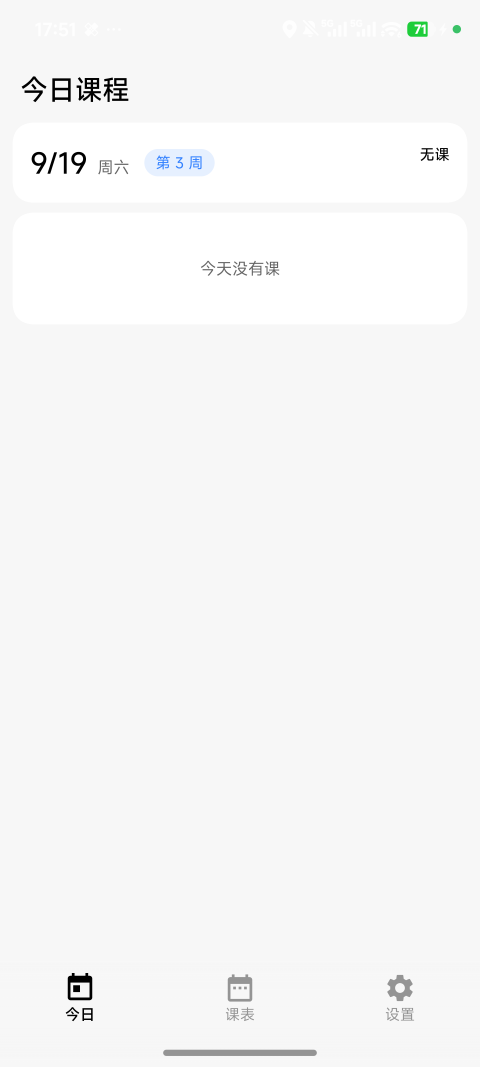
#> input picture History/screenshots/s1.png, 1440 x 3200 px, found by its file name (shown at 1/3 size); the run also reads 1 picture not shown here
$ python verify_blur.py
#> lines starting #> are read from the running program, lines starting #| are printed output that depends on the picture
"""底栏模糊验证：比较「底栏内的内容」与「同一内容滚出底栏后」的结构相关性。

思路（无需改动 App）：
  1. 在设置页截图 s1；
  2. 纵向滚动一段后再截 s2，s1 中位于底栏内的内容会滚到屏幕上方（变为清晰）；
  3. 用互相关求两次截图的垂直位移 sh；
  4. 取 s1 底栏区域内、且**避开三个导航图标/文字**的像素区，
     与 s2 中同一内容的清晰版本逐行去均值后求相关系数 r。

判据：
  r > 0.6  → 形状保留，说明没被模糊（只是半透明）
  r < 0.30 → 结构被抹平，说明真实高斯模糊已生效
  同时用 std 比值估算透过率，应接近 (1 - alpha)。
"""
import sys
import numpy as np
from PIL import Image

s1_path = sys.argv[1] if len(sys.argv) > 1 else "s1.png"
s2_path = sys.argv[2] if len(sys.argv) > 2 else "s2.png"

s1 = np.asarray(Image.open(s1_path).convert("RGB")).astype(np.float32)
s2 = np.asarray(Image.open(s2_path).convert("RGB")).astype(np.float32)
H, W, _ = s1.shape
#> H = 3200; W = 1440

# 底栏容器实际 bounds（本机 1440x3200，底栏 2885..3200）
BAR_Y0, BAR_Y1 = 2895, 3110
# 避开三个 NavigationBarItem 的图标与文字所在 x 区间（150-330 / 630-810 / 1110-1290）
X_RANGES = [(350, 610), (820, 1095)]


def row_hf(a):
    """逐行水平高频能量，用于求位移。"""
    reg = a[:, 350:610].mean(axis=2)
    return np.abs(np.diff(reg, axis=1)).mean(axis=1)


def find_shift(p1, p2, lo=500, hi=2700, max_shift=700):
    best_sh, best_c = 0, -9.0
    for sh in range(0, max_shift):
        a = p1[lo:hi]
        b = p2[lo - sh: hi - sh]
        n = min(len(a), len(b))
        if n < 500:
            continue
        c = np.corrcoef(a[:n], b[:n])[0, 1]
        if c > best_c:
            best_sh, best_c = sh, c
    return best_sh, best_c


p1, p2 = row_hf(s1), row_hf(s2)
#> in row_hf, `reg = a[:, 350:610].mean(axis=2)`:
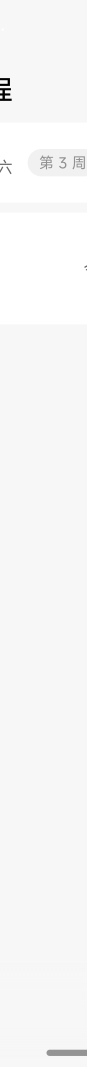
#> reg: shape (3200, 260) float32 (shown at 1/3 size); min 0, max 255, mean 247.3
#> p1 = 3200 values, max 8.34 at index 500, min 0 at index 0, mean 0.13; p2 has the same summary as p1
sh, conf = find_shift(p1, p2)
#> the loop in find_shift, `for sh in range(0, max_shift):` made 700 passes
#> (c, best_sh, best_c) on pass 1: (1, 0, 1)
#> c on passes 2 to 7: 0.987, 0.965, 0.942, 0.912, 0.877, 0.847
#> after the loop in find_shift, `for sh in range(0, max_shift):`: best_c = 1; best_sh = 0
#> sh = 0; conf = 1
print(f"垂直位移 sh = {sh}px   (相关系数 {conf:.3f})")
#| 垂直位移 sh = 0px   (相关系数 1.000)
if conf < 0.9:
    print("!! 位移匹配不可靠，结果仅供参考")

bar = s1[BAR_Y0:BAR_Y1, :, :].mean(axis=2)          # 底栏内
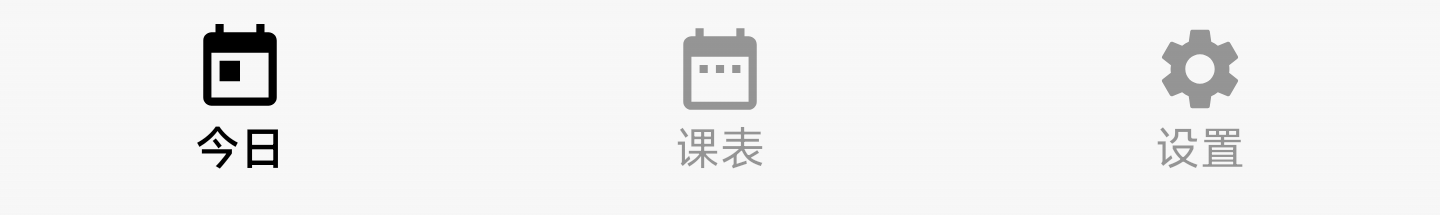
#> bar: shape (215, 1440) float32; min 0, max 248, mean 240.7
clear = s2[BAR_Y0 - sh:BAR_Y1 - sh, :, :].mean(axis=2)  # 同一内容，已滚出底栏

def rowdem(e):
    return e - e.mean(axis=1, keepdims=True)

def hf(e):
    return np.abs(np.diff(e, axis=1)).mean()

all_a, all_b = [], []
for x0, x1 in X_RANGES:
    a = rowdem(bar[:, x0:x1])
    b = rowdem(clear[:, x0:x1])
    all_a.append(a.ravel())
    all_b.append(b.ravel())
    r = np.corrcoef(a.ravel(), b.ravel())[0, 1]
    ratio = hf(a) / hf(b) if hf(b) > 0 else 0
    print(f"  x[{x0},{x1})  r={r:+.3f}   hf比={ratio:.3f}")
#> this loop made 2 passes
#> (r, ratio) on passes 1 to 2: (1, 1), (1, 1)
#|   x[350,610)  r=+1.000   hf比=1.000
#|   x[820,1095)  r=+1.000   hf比=1.000
#> pass 1, `a = rowdem(bar[:, x0:x1])`:
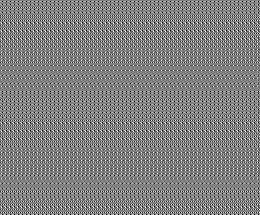
#> a: shape (215, 260) float32; min -0.75, max 0.75, mean 0; drawn with min black and max white
#> pass 2, `a = rowdem(bar[:, x0:x1])`:
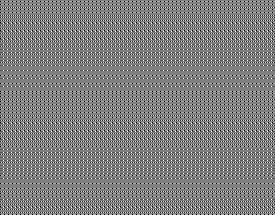
#> a: shape (215, 275) float32; min -0.749, max 0.753, mean 1.01e-06; drawn with min black and max white
#> after the loop, all_a = 2 items; all_b = 2 items

A = np.concatenate(all_a)
B = np.concatenate(all_b)
R = np.corrcoef(A, B)[0, 1]
#> R = 1
std_in = s1[BAR_Y0:BAR_Y1, 350:610].mean(axis=2).std()
#> std_in = 0.57
std_out = s2[BAR_Y0 - sh:BAR_Y1 - sh, 350:610].mean(axis=2).std()
#> std_out = 0.57

print()
print(f"总体结构相关性 r = {R:+.3f}")
#| 总体结构相关性 r = +1.000
print(f"透过率(std比)   = {std_in/std_out:.3f}")
#| 透过率(std比)   = 1.000
print()
if R < 0.30:
    print("=> 结论：底栏区域结构已被抹平 —— 真实高斯模糊【已生效】")
elif R < 0.60:
    print("=> 结论：部分模糊（半径偏小或底色偏厚），效果不明显")
else:
    print("=> 结论：形状完整保留 —— 仍【没有模糊】，只是半透明")
